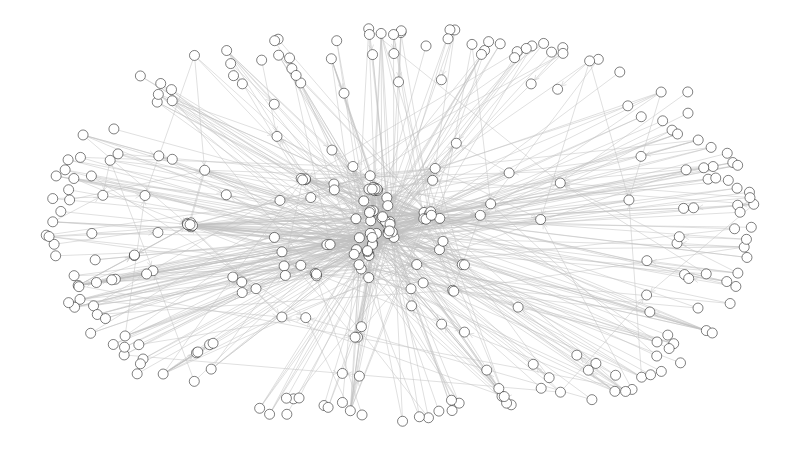

Notebook source saved alongside this figure:
### Code cell
nodes_raw = sn.load_graph('quantum_V01.gml', has_pos=False)
for i in range(len(edges)):
    edges[i] =  (int(edges[i][0]),int(edges[i][1]))
    
nodes = nx.edge_subgraph(nodes_raw, edges)
nodes = nodes.reverse()
sn.show_graph(nodes, nlab=False)

### Figure 1 — Plotly figure (JSON) as saved in the notebook; plotly's stock layout.template omitted (floating-point values rounded to 4 significant figures; data arrays with more than 128 entries replaced by an {"elided": "..."} marker saying what was removed)
{"data": [{"hoverinfo": "none", "line": {"color": "rgb(192, 192, 192)", "width": 0.5}, "mode": "lines", "type": "scatter", "uid": "686c5364-f83a-11e8-b5fd-0c5415a87eaa", "x": {"elided": "7320 float values"}, "y": {"elided": "7320 float values"}}, {"hoverinfo": "none", "marker": {"color": "rgb(255, 255, 255)", "line": {"color": "rgb(0, 0, 0)", "width": 0.5}, "size": 10}, "mode": "markers+text", "text": [], "textfont": {"color": "rgb(0, 0, 0)"}, "textposition": "top center", "type": "scatter", "uid": "686c5365-f83a-11e8-bdf2-0c5415a87eaa", "x": {"elided": "322 float values"}, "y": {"elided": "322 float values"}}], "layout": {"height": 450, "margin": {"b": 0, "l": 0, "r": 0, "t": 0}, "showlegend": false, "width": 800, "xaxis": {"showgrid": false, "showticklabels": false, "zeroline": false}, "yaxis": {"showgrid": false, "showticklabels": false, "zeroline": false}}}
